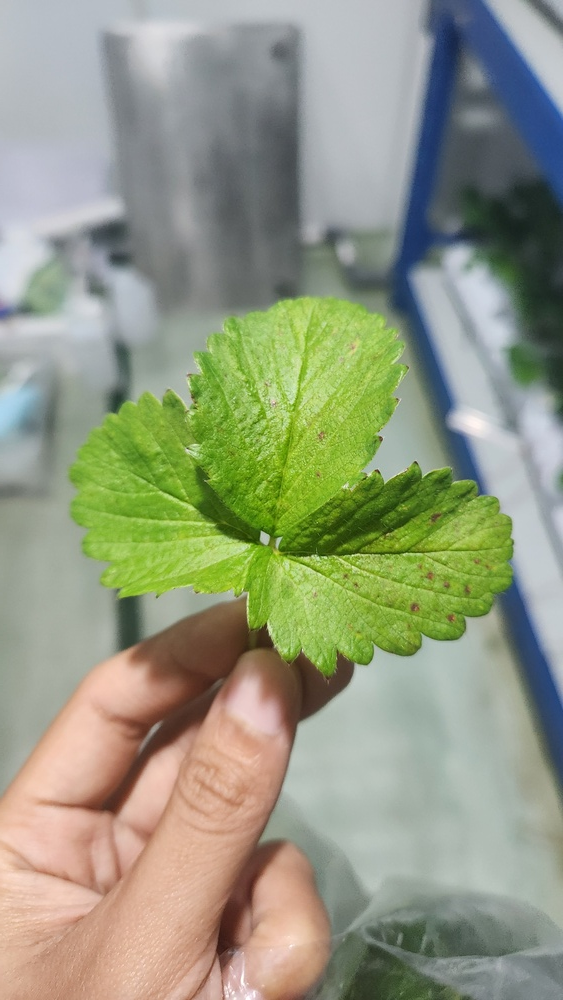
#> input picture model_training/stest/Leaf Spot/20250112_074254.jpg, 563 x 1000 px, shrunk from 2252 x 4000 before the run, found by its file name
$ python temp_light.py
#> lines starting #> are read from the running program, lines starting #| are printed output that depends on the picture
import cv2
import numpy as np
from matplotlib import pyplot as plt
import random
from typing import Tuple, List, Dict
from dataclasses import dataclass

@dataclass
class AugmentationInfo:
    """Store information about applied augmentations"""
    colored_light: Dict[str, float] = None

class ImageAugmentor:
    def __init__(self, image_path: str):
        """Initialize with an image path."""
#> called with image_path = 'Leaf Spot/20250112_074254.jpg'
        self.original = cv2.imread(image_path)
#> self.original is the input picture: shape (1000, 563, 3); mean B, G, R 129.8, 153.5, 147.9
        if self.original is None:
            raise ValueError("Could not load image")
        self.original = cv2.cvtColor(self.original, cv2.COLOR_BGR2RGB)

    def add_colored_lighting(self, image: np.ndarray,
                             color: Tuple[int, int, int],
                             intensity: float) -> Tuple[np.ndarray, Dict[str, float]]:
        """Add colored lighting effect."""
        color_layer = np.full_like(image, color)
        blend = cv2.addWeighted(image, 1, color_layer, intensity, 0)

        # Adjust color name based on provided color
        color_name = "red (630-660nm)" if color == (255, 0, 0) else "indoor purple"
        light_info = {
            'color': color_name,
            'intensity': round(intensity, 2)
        }
        return blend, light_info

    def generate_variations(self, num_variations: int = 8) -> List[Tuple[np.ndarray, AugmentationInfo]]:
        """Generate variations using only colored lighting effects."""
        variations = []

        for _ in range(num_variations):
            img = self.original.copy()
            info = AugmentationInfo()

            # Apply subtle lighting effects only
            color = random.choice([
                (255, 0, 0),     # Red for spectrum 630-660nm
                (127, 0, 255)    # Purple for indoor farming
            ])
            img, light_info = self.add_colored_lighting(
                img, color, random.uniform(0.1, 0.3))
            info.colored_light = light_info

            variations.append((img, info))

        return variations

    def format_augmentation_title(self, info: AugmentationInfo) -> str:
        """Format augmentation information into a title string."""
        parts = []

        if info.colored_light is not None:
            parts.append(f"Light({info.colored_light['color']}:{info.colored_light['intensity']})")

        return "\n".join(parts)

    def display_variations(self, variations: List[Tuple[np.ndarray, AugmentationInfo]]):
        """Display original image and its variations in a grid with detailed titles."""
        n = len(variations) + 1
        grid_size = int(np.ceil(np.sqrt(n)))

        fig, axes = plt.subplots(grid_size, grid_size, figsize=(20, 20))
        fig.suptitle('Original Image and Augmented Variations', fontsize=16)

        # Display original image
        axes[0, 0].imshow(self.original)
        axes[0, 0].set_title('Original', fontsize=8)
        axes[0, 0].axis('off')

        # Display variations
        for idx, (img, info) in enumerate(variations, 1):
            row = idx // grid_size
            col = idx % grid_size
            axes[row, col].imshow(img)
            axes[row, col].set_title(self.format_augmentation_title(info), fontsize=8, pad=3)
            axes[row, col].axis('off')

        # Turn off any unused subplots
        for idx in range(len(variations) + 1, grid_size * grid_size):
            row = idx // grid_size
            col = idx % grid_size
            axes[row, col].axis('off')

        plt.tight_layout()
        plt.show()

    def process_and_display(self, num_variations: int = 8):
        """Generate and display augmented variations."""
#> called with num_variations = 20
        variations = self.generate_variations(num_variations)
#> the loop in generate_variations, `for _ in range(num_variations):` made 20 passes
#> (light_info, info.colored_light) on passes 1, 2, 3, 4, 5, 7, 9: ({'color': 'indoor purple', 'intensity': 0.25}, {'color': 'indoor purple', 'intensity': 0.25}), ({'color': 'indoor purple', 'intensity': 0.11}, {'color': 'indoor purple', 'intensity': 0.11}), ({'color': 'indoor purple', 'intensity': 0.18}, {'color': 'indoor purple', 'intensity': 0.18}), ({'color': 'indoor purple', 'intensity': 0.29}, {'color': 'indoor purple', 'intensity': 0.29}), ({'color': 'indoor purple', 'intensity': 0.22}, {'color': 'indoor purple', 'intensity': 0.22}), ({'color': 'indoor purple', 'intensity': 0.13}, {'color': 'indoor purple', 'intensity': 0.13}), ({'color': 'indoor purple', 'intensity': 0.3}, {'color': 'indoor purple', 'intensity': 0.3})
#> info.colored_light on passes 6, 8, 10, 11, 13, 15: {'color': 'red (630-660nm)', 'intensity': 0.2}, {'color': 'red (630-660nm)', 'intensity': 0.22}, {'color': 'red (630-660nm)', 'intensity': 0.16}, {'color': 'red (630-660nm)', 'intensity': 0.28}, {'color': 'red (630-660nm)', 'intensity': 0.17}, {'color': 'red (630-660nm)', 'intensity': 0.29}
#> pass 1, in add_colored_lighting, `blend = cv2.addWeighted(image, 1, color_layer, intensity, 0)`:
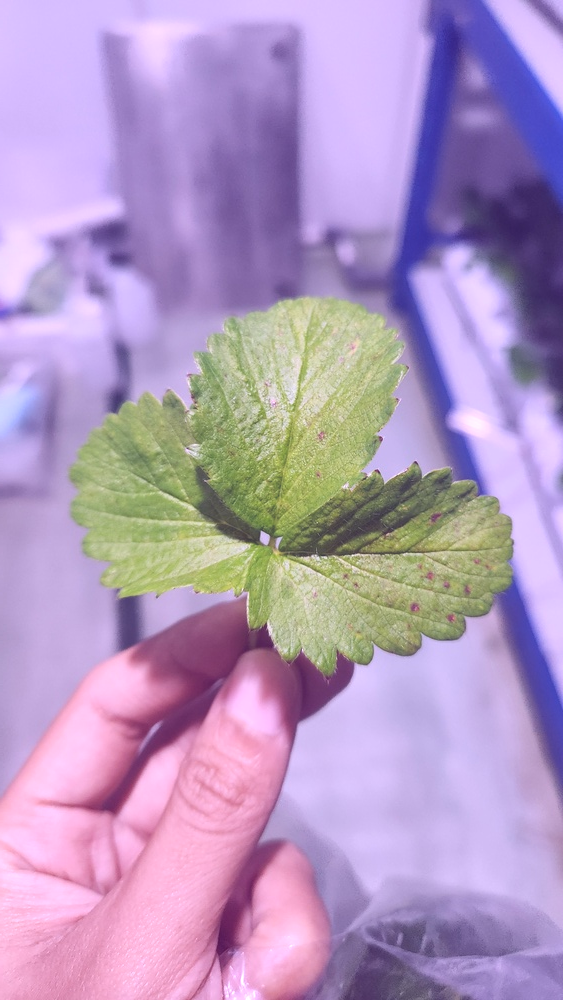
#> blend: shape (1000, 563, 3); mean R, G, B 179.4, 153.5, 192.5
#> pass 2, in add_colored_lighting (call 2), `blend = cv2.addWeighted(image, 1, color_layer, intensity, 0)`:
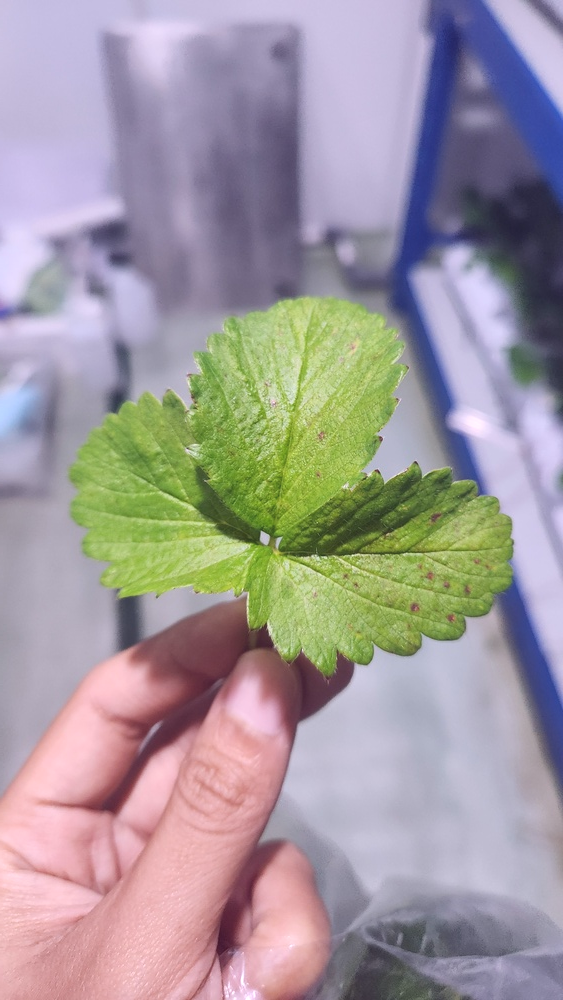
#> blend: shape (1000, 563, 3); mean R, G, B 161.9, 153.5, 157.8
#> after the loop in generate_variations, `for _ in range(num_variations):`: variations = 20 items
#> variations = 20 items
        self.display_variations(variations)
#> in display_variations, `n = len(variations) + 1`: n = 21
#> in display_variations, `grid_size = int(np.ceil(np.sqrt(n)))`: grid_size = 5
#> the loop in display_variations, `for idx, (img, info) in enumerate(variations, 1):` made 20 passes
#> (row, col) on passes 1 to 12: (0, 1), (0, 2), (0, 3), (0, 4), (1, 0), (1, 1), (1, 2), (1, 3), (1, 4), (2, 0), (2, 1), (2, 2)
#> the loop in display_variations, `for idx in range(len(variations) + 1, grid_size * grid_size):` made 4 passes
#> in display_variations, `plt.show()`:
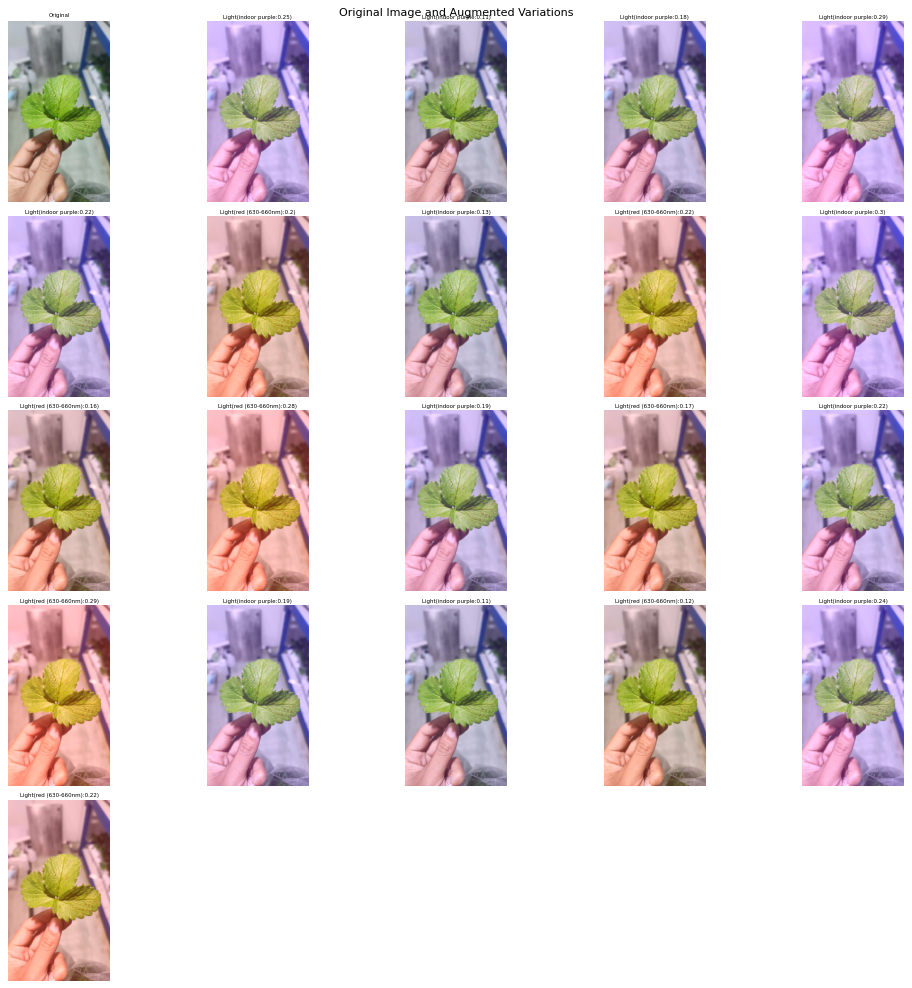
#> figure drawn by matplotlib, 21 panels

# Usage remains the same
augmentor = ImageAugmentor("Leaf Spot/20250112_074254.jpg")
augmentor.process_and_display(num_variations=20)

$ run again, with model_training/stest/Leaf Spot/IMG_1092.jpg copied over model_training/stest/Leaf Spot/20250112_074254.jpg
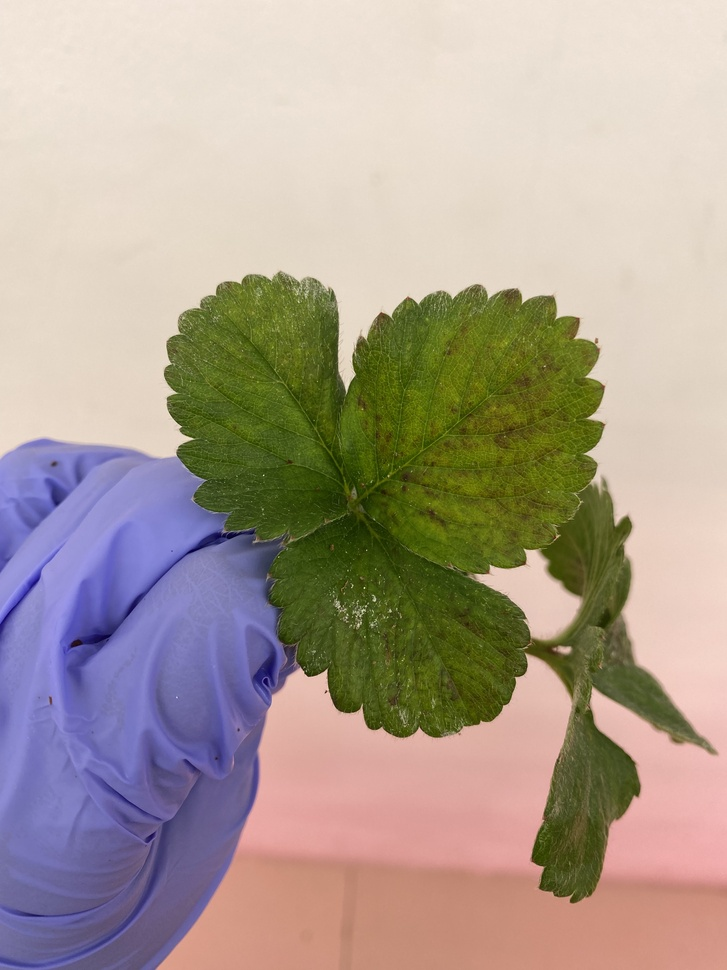
#> input picture model_training/stest/Leaf Spot/IMG_1092.jpg, 727 x 970 px, shrunk from 3024 x 4032 before the run, found by its file name
#> in __init__, self.original is the input picture: shape (970, 727, 3); mean B, G, R 146.4, 158.7, 172.2
#> the loop in generate_variations, `for _ in range(num_variations):` made 20 passes
#> (light_info, info.colored_light) on passes 1 to 4: ({'color': 'indoor purple', 'intensity': 0.25}, {'color': 'indoor purple', 'intensity': 0.25}), ({'color': 'indoor purple', 'intensity': 0.11}, {'color': 'indoor purple', 'intensity': 0.11}), ({'color': 'indoor purple', 'intensity': 0.18}, {'color': 'indoor purple', 'intensity': 0.18}), ({'color': 'indoor purple', 'intensity': 0.29}, {'color': 'indoor purple', 'intensity': 0.29})
#> pass 1, in add_colored_lighting, `blend = cv2.addWeighted(image, 1, color_layer, intensity, 0)`:
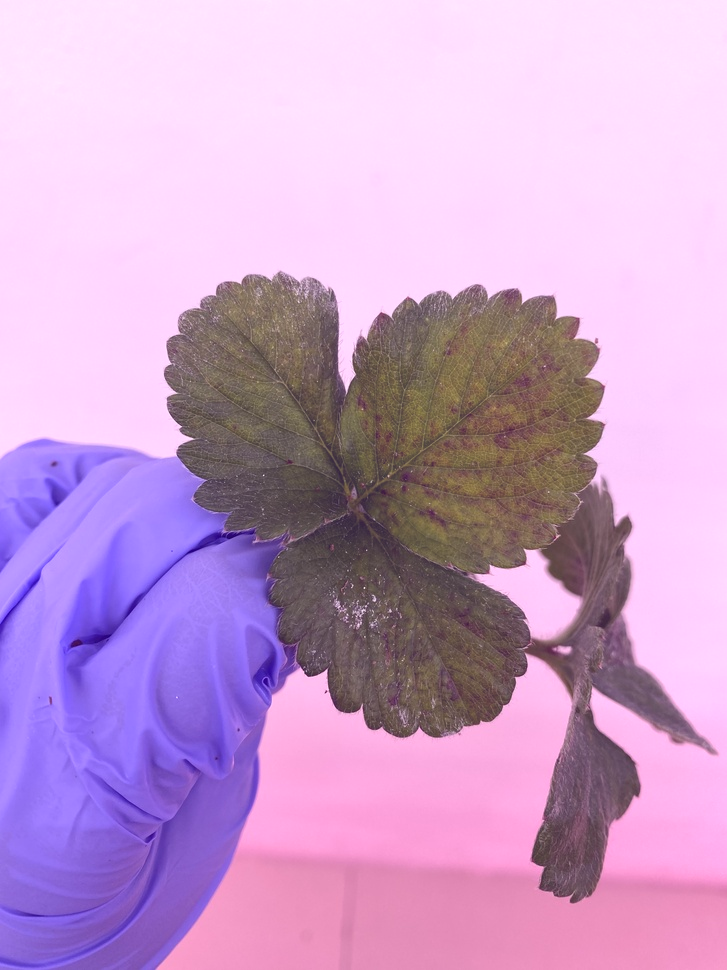
#> blend: shape (970, 727, 3); mean R, G, B 199.9, 158.7, 203.8
#> pass 2, in add_colored_lighting (call 2), `blend = cv2.addWeighted(image, 1, color_layer, intensity, 0)`:
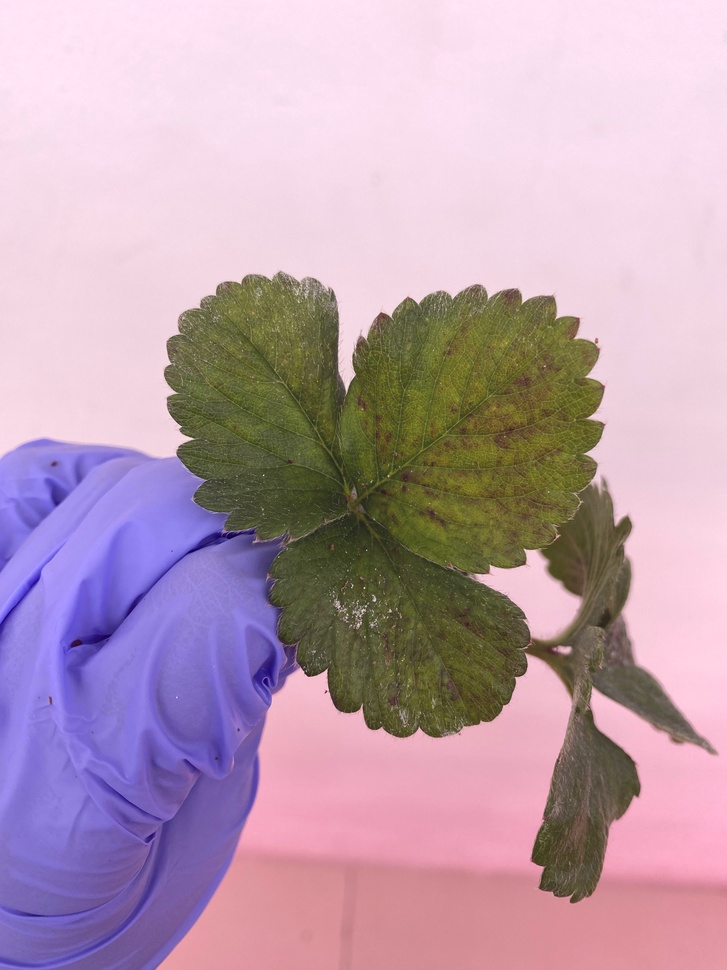
#> blend: shape (970, 727, 3); mean R, G, B 186.2, 158.7, 174.4
#> after the loop in generate_variations, `for _ in range(num_variations):`: variations = 20 items
#> n = 21
#> grid_size = 5
#> the loop in display_variations, `for idx, (img, info) in enumerate(variations, 1):` made 20 passes
#> (row, col) on passes 1 to 8: (0, 1), (0, 2), (0, 3), (0, 4), (1, 0), (1, 1), (1, 2), (1, 3)
#> the loop in display_variations, `for idx in range(len(variations) + 1, grid_size * grid_size):` made 4 passes
